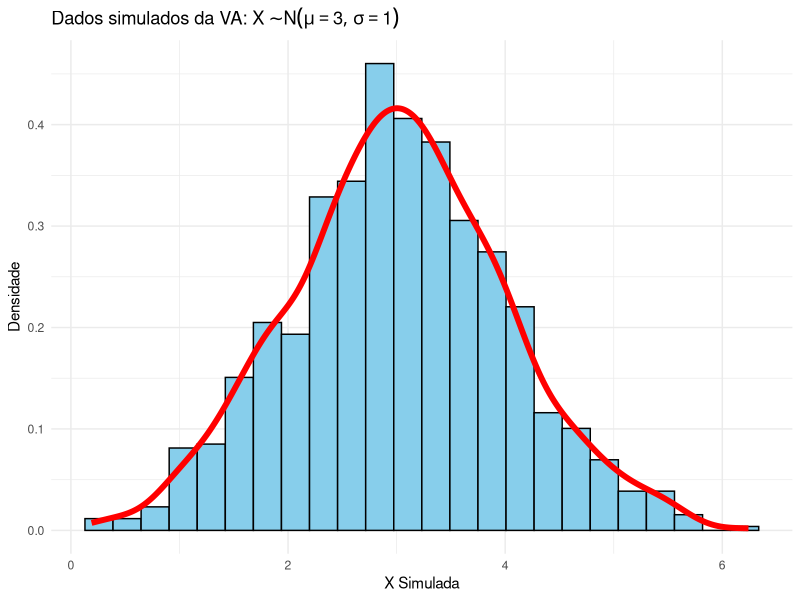
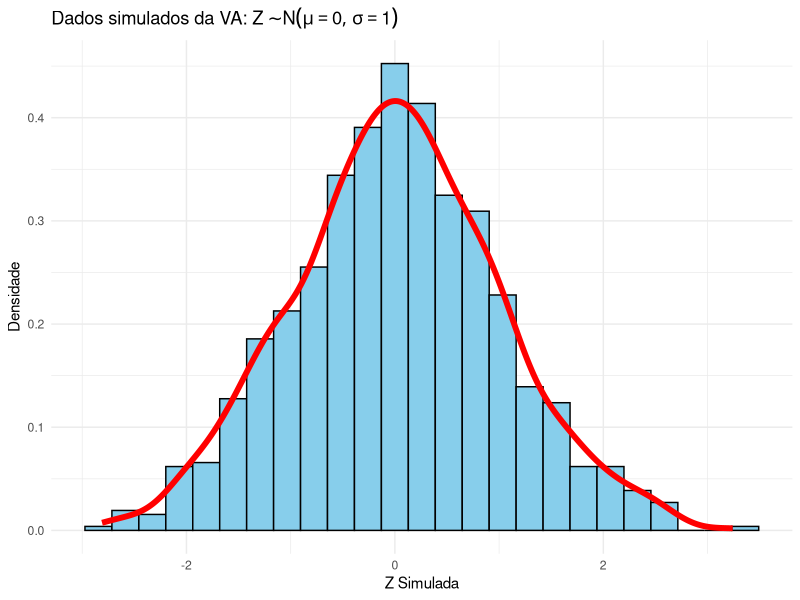

The R source for these figures, in order:
## ---- chunk 1
#| label: setup
#| echo: false

# configura exibição de números
options(digits = 8, scipen = 999)

# carrega pacotes
library(tidyverse)
## ---- chunk 2
set.seed(123)
rnorm(5)
## ---- chunk 3
dnorm(0)
## ---- chunk 4
pnorm(1.96)
## ---- chunk 5
qnorm(0.975)
## ---- chunk 6
set.seed(123)
x_simulada <- rnorm(1000, mean = 3, sd = 1)
head(x_simulada)
## ---- chunk 7
# média amostral
mean(x_simulada)
## ---- chunk 8
# desvio padrão amostral
mean(x_simulada)
sd(x_simulada)
## ---- chunk 9
#| echo: false
df <- data.frame(x_simulada)

# Regra de Freedman-Diaconis para calcular o binwidth
iqr_valores <- IQR(df$x_simulada)
n <- length(df$x_simulada)
binwidth_fd = 2 * iqr_valores / (n^(1/3))

# Histograma com densidade empírica
ggplot(df, aes(x = x_simulada)) +
  geom_histogram(
    aes(y = after_stat(density)), 
    binwidth = binwidth_fd, 
    color = "black",
    fill = "skyblue") +
  geom_density(col = "red", size = 2) + 
  labs(title = expression("Dados simulados da VA: " * X %~% N(mu == 3, sigma == 1)), 
     x = "X Simulada",
     y = "Densidade") +
  theme_minimal()
## ---- chunk 10
set.seed(123)
z_simulada <- rnorm(1000, mean = 0, sd = 1)
head(z_simulada)
## ---- chunk 11
# média amostral
mean(z_simulada)
## ---- chunk 12
# desvio amostral
sd(z_simulada)
## ---- chunk 13
#| echo: false
df2 <- data.frame(z_simulada)

# Regra de Freedman-Diaconis para calcular o binwidth
iqr_valores <- IQR(df2$z_simulada)
n <- length(df2$z_simulada)
binwidth_fd = 2 * iqr_valores / (n^(1/3))

# Histograma com densidade empírica
ggplot(df2, aes(x = z_simulada)) +
  geom_histogram(
    aes(y = after_stat(density)), 
    binwidth = binwidth_fd, 
    color = "black",
    fill = "skyblue") +
  geom_density(col = "red", size = 2) + 
  labs(title = expression("Dados simulados da VA: " * Z %~% N(mu == 0, sigma == 1)), 
     x = "Z Simulada",
     y = "Densidade") +
  theme_minimal()
## ---- chunk 14
dnorm(0)
## ---- chunk 15
pnorm(0)
## ---- chunk 16
pnorm(1)
## ---- chunk 17
1 - pnorm(0)
## ---- chunk 18
pnorm(0.14) - pnorm(-0.98)
## ---- chunk 19
qnorm(0.5)
## ---- chunk 20
qnorm(0.9)
## ---- chunk 21
# Simulando notas de uma turma de 19 alunos
# Fixa a semente para reprodutibilidade
set.seed(2024)

# Simula notas com média 55 e desvio padrão 12
notas_turma <- round(rnorm(19, mean = 55, sd = 12))

# Limita as notas entre 38 e 85
notas_turma <- pmax(38, pmin(85, notas_turma)) 

# Visualiza as notas simuladas
head(notas_turma, 19)
## ---- chunk 22
# Cria a data frame analise_relativa
analise_relativa <- data.frame(alunos = 1:19, notas = notas_turma) %>%
  # Calcula o z-score e nota relativa
  mutate(
    z_score = scale(notas),              # calcula o z-score
    z_score_arred = round(z_score, 1),   # arredonda o z-score
    nota_relativa = round(pnorm(z_score) * 100, 1)  # percentil
  ) %>%
  # Remove coluna intermediária
  select(-z_score)
  
# Visualiza os dados
head(analise_relativa, 19)
## ---- chunk 23
  pnorm(-0,04,mean=0.01,sd=0.03)
## ---- chunk 24
# 1-pnorm(0)
## ---- chunk 25
# 1-pnorm(0,05)
## ---- chunk 26
   1-pnorm(15000,mean = 12000,sd=2500)
## ---- chunk 27
   pnorm(0.95,mean = 12000,sd=2500)
## ---- chunk 28
   pnorm(0.1,mean=12000,sd=2500)
## ---- chunk 29
# Fixa a semente do gerador de números aleatórios
set.seed(123)

# Listagem da população de faturas
listagem_populacao <- 1:10000

# Extrai uma AAS com n = 20 da população, sem reposição
faturas_selecionadas <- sample(listagem_populacao, 20)
faturas_selecionadas
## ---- chunk 30
# Definir o número de lançamentos
n_lancamentos <- 10000

# Simular os lançamentos de um dado honesto
set.seed(123)  # Para reprodutibilidade
dado <- 1:6
resultados <- sample(dado, n_lancamentos, replace = TRUE)

# Calcular a média empírica após os lançamentos
media_empirica <- mean(resultados)
media_empirica
## ---- chunk 31
# Definir os dados do investimento
retornos <- c(-50000, 100000, 300000)
probabilidades <- c(0.2, 0.5, 0.3)

# Cálculo teórico do valor esperado
valor_esperado <- sum(retornos * probabilidades)
valor_esperado
## ---- chunk 32
# Simulação para verificação
set.seed(123)
n_simulacoes <- 10000

# Simular investimentos
indices <- sample(1:3, n_simulacoes, prob = probabilidades, replace = TRUE)
retornos_simulados <- retornos[indices]

# Média empírica
media_empirica <- mean(retornos_simulados)
media_empirica
## ---- chunk 33
table(retornos_simulados) / n_simulacoes
## ---- chunk 34
# Define os parâmetros
prob_incendio <- 0.01
valor_indenizacao <- 150000
margem <- 0.25

# a) Valor esperado das indenizações
valor_esperado <- prob_incendio * valor_indenizacao
valor_esperado
## ---- chunk 35
premio_anual <- valor_esperado * (1 + margem)
premio_anual
## ---- chunk 36

set.seed(123)
n_casas <- 10000
sinistros <- sample(c(0, valor_indenizacao), n_casas, 
                   prob = c(0.99, 0.01), replace = TRUE)

# Calcula a média dos sinistros
media_sinistros <- mean(sinistros)
media_sinistros
## ---- chunk 37
num_incendios <- sum(sinistros > 0)
num_incendios
## ---- chunk 38
# seu código aqui
